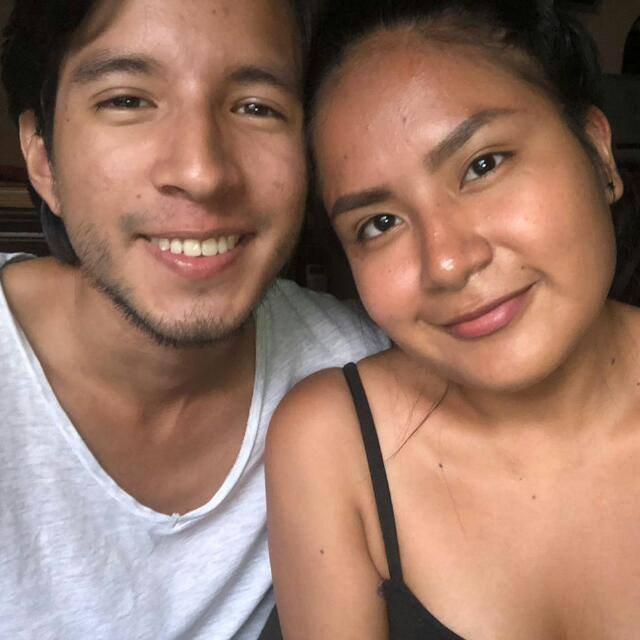
#> input picture transformadas/code_Fourier/foto.jpg, 640 x 640 px
$ python transf_fourier_with_numpy.py
#> lines starting #> are read from the running program, lines starting #| are printed output that depends on the picture
'''''''''''''''''''''''''''''''''''''''''''''
        PROCESAMIENTO DIGITAL DE IMÁGENES

                LABORATORIO 7
       TRANSFORMADA DE FOURIER CON NUMPY
'''''''''''''''''''''''''''''''''''''''''''''

import cv2
import numpy as np
from matplotlib import pyplot as plt


def inputImg():
    img = None
    while(True):
        ruta = input("\n\tIngrese ruta de la imagen: ")
#> the answer given: foto.jpg
        img = cv2.imread(ruta,0)
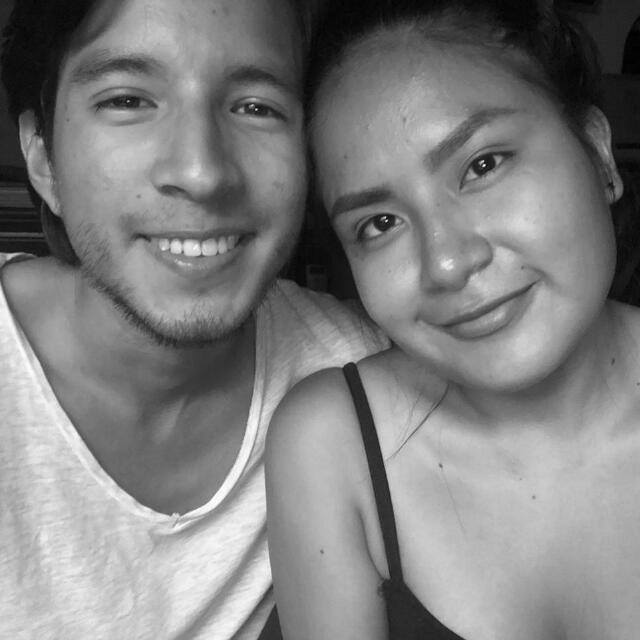
#> img: shape (640, 640); min 0, max 255, mean 128.1
        if (type(img)!=type(None)):
            return img
        else:
            print("\n\tNo se pudo abrir la imagen.\n")

    #return img


while(True):
    print("\n\n************************************************************")
    print("\n\t\tPROCESAMIENTO DIGITAL DE IMÁGENES")
    print("\n\t\t    TRANSFORMADA DE FOURIER")
    print("\n\n************************************************************")

    img = inputImg()


    #Calculo de la transformada de fourier
    f = np.fft.fft2(img)
    #Se centran los valores de frecuencia al eje 0
    fshift = np.fft.fftshift(f)
    #Calculo de la magnitud de la transformada
    magnitud = 20*np.log(np.abs(fshift))
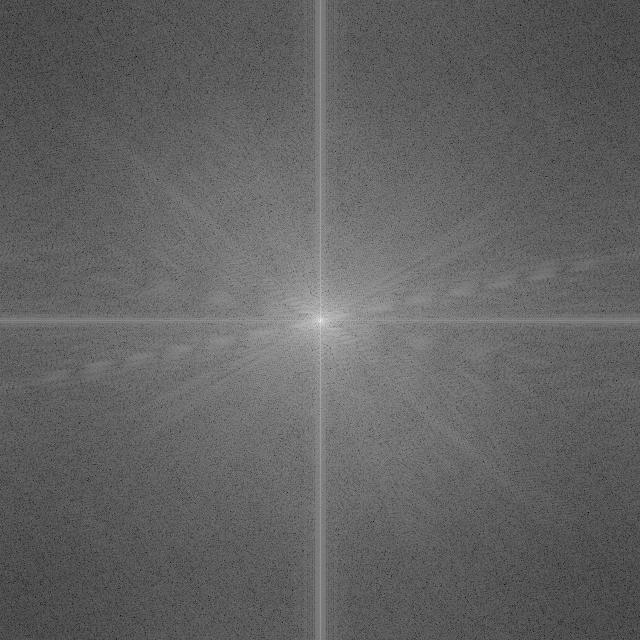
#> magnitud: shape (640, 640) float64; min 6.34, max 355.5, mean 142.3; drawn with min black and max white


    #Visualización de la imagen de entrada
    plt.subplot(121),plt.imshow(img, cmap = 'gray')
    plt.title('Input Image'), plt.xticks([]), plt.yticks([])
    #Visualización del espectro de magnitud de la imagen de entrada
    plt.subplot(122),plt.imshow(magnitud, cmap = 'gray')
    plt.title('Espectro de Magnitud'), plt.xticks([]), plt.yticks([])
    plt.show()
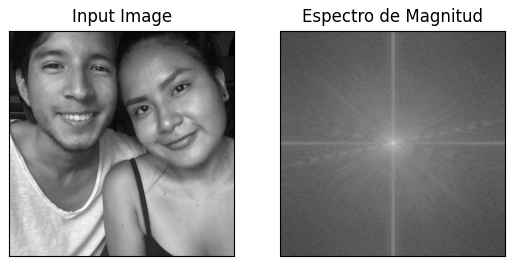
#> figure drawn by matplotlib, 2 panels
#> the answer given: 7.jpg
#> the answer given: 7.jpg
#> (the run stopped early here; a loop or call above may not have finished)
